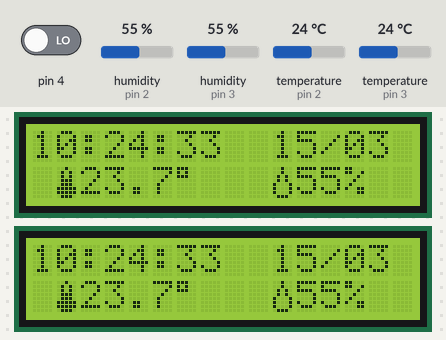
Bench run of a sketch on a simulated Arduino Uno, built with avr-gcc and run on an emulated ATmega328P. Shown: 2 × 16×2 character LCD. The inputs (shaded band) are chosen by the test bench; at power-on: temperature (sensors on pin 2, pin 3) 24 °C, humidity (sensors on pin 3, pin 2) 55 %, pin 4 LOW. The local clock reads 2024-03-15 10:24:30 at power-on unless the sketch sets it.

Above: at 3.3 s.
3.4 s: temperature (sensor on pin 2) set to 6 °C
At 4.8 s:
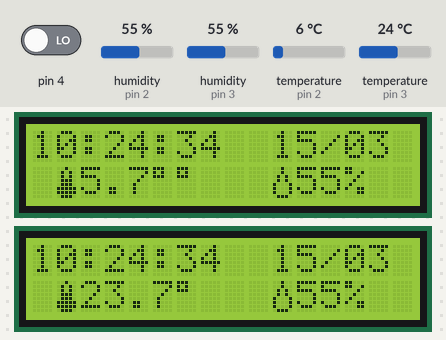
7.7 s: temperature (sensor on pin 3) set to 6 °C
At 9.4 s:
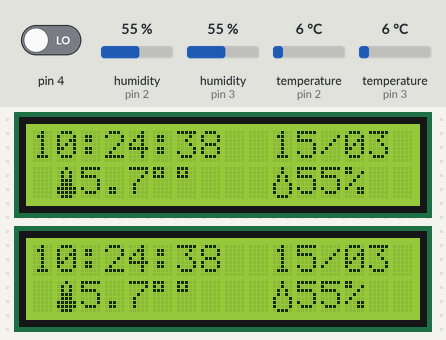
12.0 s: temperature (sensor on pin 2) set to 12 °C
At 13.7 s:
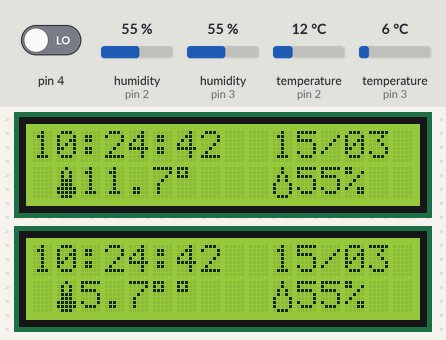
16.3 s: humidity (sensor on pin 3) set to 22 %
At 17.8 s:
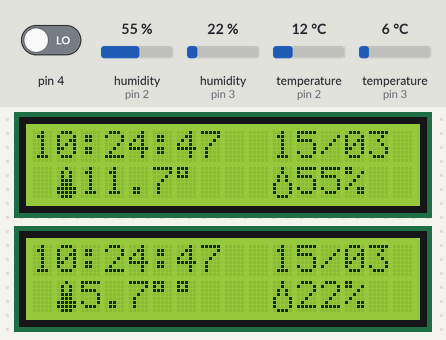
18.6 s: humidity (sensor on pin 2) set to 22 %
At 20.0 s:
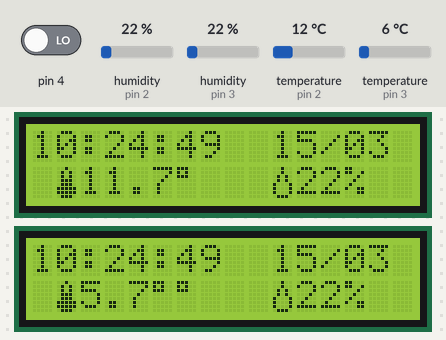
21.8 s: humidity (sensor on pin 3) set to 40 %
At 23.2 s:
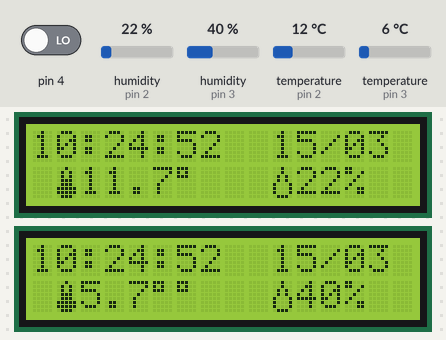
Timing chart, 0 to 24.8 s (numbered marks = the images above; inputs shaded):
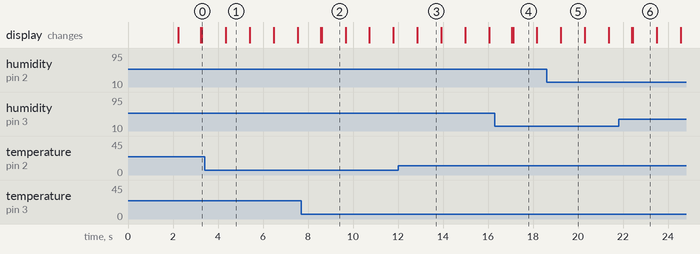

Measured:
- after the input at 3.4 s, the display: changes after 0.95 s (image 1)
- after the input at 7.7 s, the display: first changes after 0.86 s (image 2 shows a later state)
- after the input at 12.0 s, the display: changes after 0.86 s (image 3)
- what the display in image 1 shows lasts 1.0 s, from 4.4 s to 5.4 s

The sketch:

System_Bedroom_var_5__Dual1602_RTC_DHT_.ino
```cpp
#include <Wire.h>
#include <Time.h>
#include <DS1307RTC.h>
#include <LiquidCrystal_I2C.h>
#include <dht.h>
#include <SoftwareSerial.h>   // Модуль для работы с Serial

#define dht_br 2
#define dht_chr 3

dht DHT;

int incomingByte = 0;         // Переменная для хранения входных данных

const char *monthName[12] = {
  "Jan", "Feb", "Mar", "Apr", "May", "Jun",
  "Jul", "Aug", "Sep", "Oct", "Nov", "Dec"
};

byte termometru[8] = //icon for termometer
{
    B00100,
    B01010,
    B01010,
    B01110,
    B01110,
    B11111,
    B11111,
    B01110
};

byte picatura[8] = //icon for water droplet
{
    B00100,
    B00100,
    B01010,
    B01010,
    B10001,
    B10001,
    B10001,
    B01110,
};

LiquidCrystal_I2C lcd(0x27,16,2);
LiquidCrystal_I2C lcd_1(0x23,16,2);

tmElements_t tm;

void setup() {

  pinMode(4, INPUT);

  lcd.createChar(1,termometru);
  lcd.createChar(2,picatura);
  lcd.init();
  lcd_1.createChar(1,termometru);
  lcd_1.createChar(2,picatura);
  lcd_1.init();

  bool parse=false;
  bool config=false;

if(digitalRead(4)==HIGH){
  if (getDate(__DATE__) && getTime(__TIME__)) {
    parse = true;

    if (RTC.write(tm)) {
      config = true;
    }
  }
}

  if (parse && config) {
    lcd.setCursor(0, 0);
    lcd.print("Time configured");
  } else if (parse) {
    lcd.setCursor(0, 0);
    lcd.println("Communic. Error");
    lcd.setCursor(0, 1);
    lcd.println("Check circuit");
  } else {
    lcd.setCursor(0, 0);
    lcd.print("Push bt to parse");
  }
  delay(2000);
  lcd.clear();
}

void loop() {

  //tmElements_t tm;

  if (tm.Hour>=7) {lcd.backlight(); lcd_1.backlight(); }
  else {lcd.noBacklight(); lcd_1.noBacklight();}

  if (tm.Second==01){lcd.clear(); lcd_1.clear();}


    if(RTC.read(tm)){

    lcd.setCursor(0, 0);
    print2digits(tm.Hour);
    lcd.write(':');
    print2digits(tm.Minute);
    lcd.write(':');
    print2digits(tm.Second);
    lcd.setCursor(10, 0);
    lcd.print(tm.Day);
    lcd.write('/');
    print2digits(tm.Month);

    lcd_1.setCursor(0, 0);
    print2digits_1(tm.Hour);
    lcd_1.write(':');
    print2digits_1(tm.Minute);
    lcd_1.write(':');
    print2digits_1(tm.Second);
    lcd_1.setCursor(10, 0);
    lcd_1.print(tm.Day);
    lcd_1.write('/');
    print2digits_1(tm.Month);}


    else {

      if (RTC.chipPresent()) {
      lcd.setCursor(0, 0);
      lcd.println("DS1307 stopped");
      lcd_1.setCursor(0, 0);
      lcd_1.println("DS1307 stopped");


    } else {
      lcd.setCursor(0, 0);
      lcd.println("DS1307 rd error!");
      lcd_1.setCursor(0, 0);
      lcd_1.println("DS1307 rd error!");

    }

    }

    DHT.read22(dht_br);

    lcd.setCursor(1, 1);
    lcd.write(1);
    lcd.print(DHT.temperature-0.3,1);
    //lcd.print("lcd");
    lcd.print((char)223); //degree sign
    lcd.setCursor(10, 1);
    lcd.write(2);
    lcd.print(DHT.humidity,0);
    lcd.print("%");

    //DHT.read22(dht_chr);

    lcd_1.setCursor(1, 1);
    lcd_1.write(1);
    delay(1000);
    DHT.read22(dht_chr);
    lcd_1.print(DHT.temperature-0.3,1);
    //lcd_1.print("lcd_1");
    lcd_1.print((char)223);
    lcd_1.setCursor(10, 1);
    lcd_1.write(2);
    lcd_1.print(DHT.humidity,0);
    lcd_1.print("%");


}

bool getTime(const char *str)
{
  int Hour, Min, Sec;

  if (sscanf(str, "%d:%d:%d", &Hour, &Min, &Sec) != 3) return false;
  tm.Hour = Hour;
  tm.Minute = Min;
  tm.Second = Sec;
  return true;
}

void print2digits(int number) {
  if (number >= 0 && number < 10) {
    lcd.write('0');
  }
 lcd.print(number);
}

void print2digits_1(int number) {
  if (number >= 0 && number < 10) {
    lcd_1.write('0');
  }
 lcd_1.print(number);
}

bool getDate(const char *str)
{
  char Month[12];
  int Day, Year;
  uint8_t monthIndex;

  if (sscanf(str, "%s %d %d", Month, &Day, &Year) != 3) return false;
  for (monthIndex = 0; monthIndex < 12; monthIndex++) {
    if (strcmp(Month, monthName[monthIndex]) == 0) break;
  }
  if (monthIndex >= 12) return false;
  tm.Day = Day;
  tm.Month = monthIndex + 1;
  tm.Year = CalendarYrToTm(Year);
  return true;
}
```
